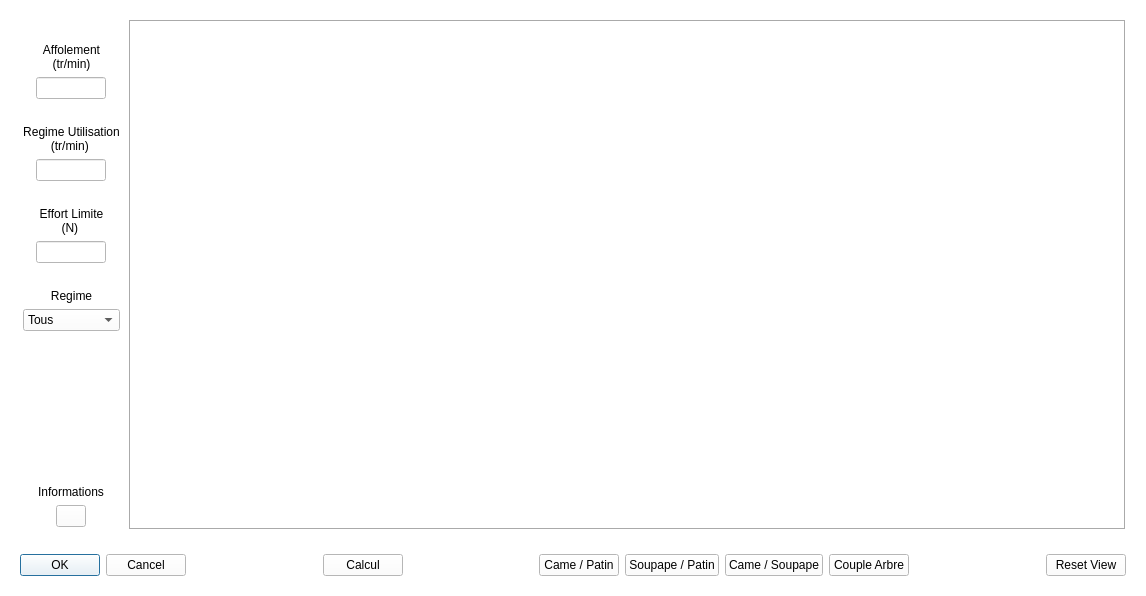
<?xml version="1.0" encoding="UTF-8"?>
<ui version="4.0">
 <class>ForceDialog</class>
 <widget class="QWidget" name="ForceDialog">
  <property name="geometry">
   <rect>
    <x>0</x>
    <y>0</y>
    <width>1146</width>
    <height>596</height>
   </rect>
  </property>
  <property name="windowTitle">
   <string>Efforts de Liaison</string>
  </property>
  <property name="styleSheet">
   <string notr="true">background-color: rgb(255, 255, 255);</string>
  </property>
  <layout class="QVBoxLayout" name="dialogLayout">
   <item>
    <widget class="QWidget" name="mainWidget" native="true">
     <layout class="QHBoxLayout" name="mainLayout">
      <item alignment="Qt::AlignLeft">
       <widget class="QWidget" name="parametersWidget" native="true">
        <layout class="QVBoxLayout" name="parametersLayout">
         <property name="leftMargin">
          <number>3</number>
         </property>
         <property name="topMargin">
          <number>3</number>
         </property>
         <property name="rightMargin">
          <number>3</number>
         </property>
         <property name="bottomMargin">
          <number>3</number>
         </property>
         <item>
          <spacer name="verticalSpacer_2">
           <property name="orientation">
            <enum>Qt::Vertical</enum>
           </property>
           <property name="sizeType">
            <enum>QSizePolicy::Preferred</enum>
           </property>
           <property name="sizeHint" stdset="0">
            <size>
             <width>20</width>
             <height>20</height>
            </size>
           </property>
          </spacer>
         </item>
         <item alignment="Qt::AlignHCenter">
          <widget class="QLabel" name="floatspeedLabel">
           <property name="text">
            <string>&lt;html&gt;&lt;head/&gt;&lt;body&gt;&lt;p align=&quot;center&quot;&gt;Affolement &lt;br/&gt;(tr/min)&lt;/p&gt;&lt;/body&gt;&lt;/html&gt;</string>
           </property>
          </widget>
         </item>
         <item alignment="Qt::AlignHCenter">
          <widget class="QLineEdit" name="floatspeedEdit">
           <property name="sizePolicy">
            <sizepolicy hsizetype="Preferred" vsizetype="Fixed">
             <horstretch>0</horstretch>
             <verstretch>0</verstretch>
            </sizepolicy>
           </property>
           <property name="maximumSize">
            <size>
             <width>70</width>
             <height>16777215</height>
            </size>
           </property>
           <property name="readOnly">
            <bool>true</bool>
           </property>
          </widget>
         </item>
         <item>
          <spacer name="verticalSpacer_4">
           <property name="orientation">
            <enum>Qt::Vertical</enum>
           </property>
           <property name="sizeType">
            <enum>QSizePolicy::Preferred</enum>
           </property>
           <property name="sizeHint" stdset="0">
            <size>
             <width>20</width>
             <height>20</height>
            </size>
           </property>
          </spacer>
         </item>
         <item>
          <widget class="QLabel" name="usespeedLabel">
           <property name="text">
            <string>&lt;html&gt;&lt;head/&gt;&lt;body&gt;&lt;p align=&quot;center&quot;&gt;Regime Utilisation &lt;br/&gt;(tr/min) &lt;/p&gt;&lt;/body&gt;&lt;/html&gt;</string>
           </property>
          </widget>
         </item>
         <item alignment="Qt::AlignHCenter">
          <widget class="QLineEdit" name="usespeedEdit">
           <property name="sizePolicy">
            <sizepolicy hsizetype="Preferred" vsizetype="Fixed">
             <horstretch>0</horstretch>
             <verstretch>0</verstretch>
            </sizepolicy>
           </property>
           <property name="maximumSize">
            <size>
             <width>70</width>
             <height>16777215</height>
            </size>
           </property>
          </widget>
         </item>
         <item>
          <spacer name="verticalSpacer_3">
           <property name="orientation">
            <enum>Qt::Vertical</enum>
           </property>
           <property name="sizeType">
            <enum>QSizePolicy::Preferred</enum>
           </property>
           <property name="sizeHint" stdset="0">
            <size>
             <width>20</width>
             <height>20</height>
            </size>
           </property>
          </spacer>
         </item>
         <item>
          <widget class="QLabel" name="limitforceLabel">
           <property name="sizePolicy">
            <sizepolicy hsizetype="Preferred" vsizetype="Preferred">
             <horstretch>0</horstretch>
             <verstretch>0</verstretch>
            </sizepolicy>
           </property>
           <property name="text">
            <string>&lt;html&gt;&lt;head/&gt;&lt;body&gt;&lt;p align=&quot;center&quot;&gt;Effort Limite &lt;br/&gt;(N) &lt;/p&gt;&lt;/body&gt;&lt;/html&gt;</string>
           </property>
          </widget>
         </item>
         <item alignment="Qt::AlignHCenter">
          <widget class="QLineEdit" name="limitforceEdit">
           <property name="sizePolicy">
            <sizepolicy hsizetype="Preferred" vsizetype="Fixed">
             <horstretch>0</horstretch>
             <verstretch>0</verstretch>
            </sizepolicy>
           </property>
           <property name="maximumSize">
            <size>
             <width>70</width>
             <height>16777215</height>
            </size>
           </property>
           <property name="sizeIncrement">
            <size>
             <width>0</width>
             <height>0</height>
            </size>
           </property>
          </widget>
         </item>
         <item>
          <spacer name="verticalSpacer_5">
           <property name="orientation">
            <enum>Qt::Vertical</enum>
           </property>
           <property name="sizeType">
            <enum>QSizePolicy::Preferred</enum>
           </property>
           <property name="sizeHint" stdset="0">
            <size>
             <width>20</width>
             <height>20</height>
            </size>
           </property>
          </spacer>
         </item>
         <item>
          <widget class="QLabel" name="speedLabel">
           <property name="text">
            <string>&lt;html&gt;&lt;head/&gt;&lt;body&gt;&lt;p align=&quot;center&quot;&gt;Regime&lt;/p&gt;&lt;/body&gt;&lt;/html&gt;</string>
           </property>
          </widget>
         </item>
         <item>
          <widget class="QComboBox" name="speedComboBox">
           <item>
            <property name="text">
             <string>Tous</string>
            </property>
           </item>
           <item>
            <property name="text">
             <string>Statique</string>
            </property>
           </item>
           <item>
            <property name="text">
             <string>Utilisation</string>
            </property>
           </item>
           <item>
            <property name="text">
             <string>Affolement</string>
            </property>
           </item>
          </widget>
         </item>
         <item>
          <spacer name="verticalSpacer">
           <property name="orientation">
            <enum>Qt::Vertical</enum>
           </property>
           <property name="sizeHint" stdset="0">
            <size>
             <width>20</width>
             <height>40</height>
            </size>
           </property>
          </spacer>
         </item>
         <item alignment="Qt::AlignHCenter">
          <widget class="QLabel" name="infoLabel">
           <property name="text">
            <string>&lt;html&gt;&lt;head/&gt;&lt;body&gt;&lt;p align=&quot;center&quot;&gt;Informations&lt;/p&gt;&lt;/body&gt;&lt;/html&gt;</string>
           </property>
          </widget>
         </item>
         <item alignment="Qt::AlignHCenter">
          <widget class="QPushButton" name="infoButton">
           <property name="sizePolicy">
            <sizepolicy hsizetype="Fixed" vsizetype="Fixed">
             <horstretch>0</horstretch>
             <verstretch>0</verstretch>
            </sizepolicy>
           </property>
           <property name="maximumSize">
            <size>
             <width>30</width>
             <height>16777215</height>
            </size>
           </property>
           <property name="text">
            <string/>
           </property>
           <property name="icon">
            <iconset resource="resources/resources.qrc">
             <normaloff>:/icons/icons/info-icon.svg</normaloff>:/icons/icons/info-icon.svg</iconset>
           </property>
          </widget>
         </item>
        </layout>
       </widget>
      </item>
      <item>
       <widget class="QStackedWidget" name="stackedWidget">
        <property name="sizePolicy">
         <sizepolicy hsizetype="Expanding" vsizetype="Expanding">
          <horstretch>0</horstretch>
          <verstretch>0</verstretch>
         </sizepolicy>
        </property>
        <property name="frameShape">
         <enum>QFrame::Box</enum>
        </property>
        <property name="frameShadow">
         <enum>QFrame::Sunken</enum>
        </property>
        <property name="currentIndex">
         <number>3</number>
        </property>
        <widget class="QWidget" name="camerockerarmPage">
         <property name="sizePolicy">
          <sizepolicy hsizetype="Expanding" vsizetype="Expanding">
           <horstretch>0</horstretch>
           <verstretch>0</verstretch>
          </sizepolicy>
         </property>
         <layout class="QVBoxLayout" name="camrockerarmLayout">
          <property name="leftMargin">
           <number>0</number>
          </property>
          <property name="topMargin">
           <number>0</number>
          </property>
          <property name="rightMargin">
           <number>0</number>
          </property>
          <property name="bottomMargin">
           <number>0</number>
          </property>
         </layout>
        </widget>
        <widget class="QWidget" name="valverockerarmPage">
         <property name="sizePolicy">
          <sizepolicy hsizetype="Expanding" vsizetype="Expanding">
           <horstretch>0</horstretch>
           <verstretch>0</verstretch>
          </sizepolicy>
         </property>
         <layout class="QVBoxLayout" name="valverockerarmLayout">
          <property name="leftMargin">
           <number>0</number>
          </property>
          <property name="topMargin">
           <number>0</number>
          </property>
          <property name="rightMargin">
           <number>0</number>
          </property>
          <property name="bottomMargin">
           <number>0</number>
          </property>
         </layout>
        </widget>
        <widget class="QWidget" name="camvalvePage">
         <property name="sizePolicy">
          <sizepolicy hsizetype="Expanding" vsizetype="Expanding">
           <horstretch>0</horstretch>
           <verstretch>0</verstretch>
          </sizepolicy>
         </property>
         <layout class="QVBoxLayout" name="camvalveLayout">
          <property name="leftMargin">
           <number>0</number>
          </property>
          <property name="topMargin">
           <number>0</number>
          </property>
          <property name="rightMargin">
           <number>0</number>
          </property>
          <property name="bottomMargin">
           <number>0</number>
          </property>
         </layout>
        </widget>
        <widget class="QWidget" name="torquePage">
         <layout class="QVBoxLayout" name="torqueLayout">
          <property name="leftMargin">
           <number>0</number>
          </property>
          <property name="topMargin">
           <number>0</number>
          </property>
          <property name="rightMargin">
           <number>0</number>
          </property>
          <property name="bottomMargin">
           <number>0</number>
          </property>
         </layout>
        </widget>
       </widget>
      </item>
     </layout>
    </widget>
   </item>
   <item>
    <widget class="QWidget" name="buttonsWidget" native="true">
     <layout class="QHBoxLayout" name="buttonsLayout">
      <item>
       <widget class="QDialogButtonBox" name="buttonBox">
        <property name="standardButtons">
         <set>QDialogButtonBox::Cancel|QDialogButtonBox::Ok</set>
        </property>
       </widget>
      </item>
      <item>
       <spacer name="horizontalSpacer_4">
        <property name="orientation">
         <enum>Qt::Horizontal</enum>
        </property>
        <property name="sizeType">
         <enum>QSizePolicy::Expanding</enum>
        </property>
        <property name="sizeHint" stdset="0">
         <size>
          <width>200</width>
          <height>20</height>
         </size>
        </property>
       </spacer>
      </item>
      <item>
       <widget class="QPushButton" name="computeButton">
        <property name="text">
         <string>Calcul</string>
        </property>
       </widget>
      </item>
      <item>
       <spacer name="horizontalSpacer">
        <property name="orientation">
         <enum>Qt::Horizontal</enum>
        </property>
        <property name="sizeType">
         <enum>QSizePolicy::Expanding</enum>
        </property>
        <property name="sizeHint" stdset="0">
         <size>
          <width>200</width>
          <height>20</height>
         </size>
        </property>
       </spacer>
      </item>
      <item>
       <widget class="QPushButton" name="camrockerarmButton">
        <property name="text">
         <string>Came / Patin</string>
        </property>
       </widget>
      </item>
      <item>
       <spacer name="horizontalSpacer_3">
        <property name="orientation">
         <enum>Qt::Horizontal</enum>
        </property>
        <property name="sizeType">
         <enum>QSizePolicy::Preferred</enum>
        </property>
        <property name="sizeHint" stdset="0">
         <size>
          <width>40</width>
          <height>20</height>
         </size>
        </property>
       </spacer>
      </item>
      <item>
       <widget class="QPushButton" name="valverockerarmButton">
        <property name="text">
         <string>Soupape / Patin</string>
        </property>
       </widget>
      </item>
      <item>
       <spacer name="horizontalSpacer_2">
        <property name="orientation">
         <enum>Qt::Horizontal</enum>
        </property>
        <property name="sizeType">
         <enum>QSizePolicy::Preferred</enum>
        </property>
        <property name="sizeHint" stdset="0">
         <size>
          <width>40</width>
          <height>20</height>
         </size>
        </property>
       </spacer>
      </item>
      <item>
       <widget class="QPushButton" name="camvalveButton">
        <property name="text">
         <string>Came / Soupape</string>
        </property>
       </widget>
      </item>
      <item>
       <widget class="QPushButton" name="torqueButton">
        <property name="text">
         <string>Couple Arbre</string>
        </property>
       </widget>
      </item>
      <item>
       <spacer name="horizontalSpacer_1">
        <property name="orientation">
         <enum>Qt::Horizontal</enum>
        </property>
        <property name="sizeHint" stdset="0">
         <size>
          <width>200</width>
          <height>20</height>
         </size>
        </property>
       </spacer>
      </item>
      <item>
       <widget class="QPushButton" name="resetviewButton">
        <property name="text">
         <string>Reset View</string>
        </property>
       </widget>
      </item>
     </layout>
    </widget>
   </item>
  </layout>
 </widget>
 <resources>
  <include location="resources/resources.qrc"/>
 </resources>
 <connections/>
</ui>
